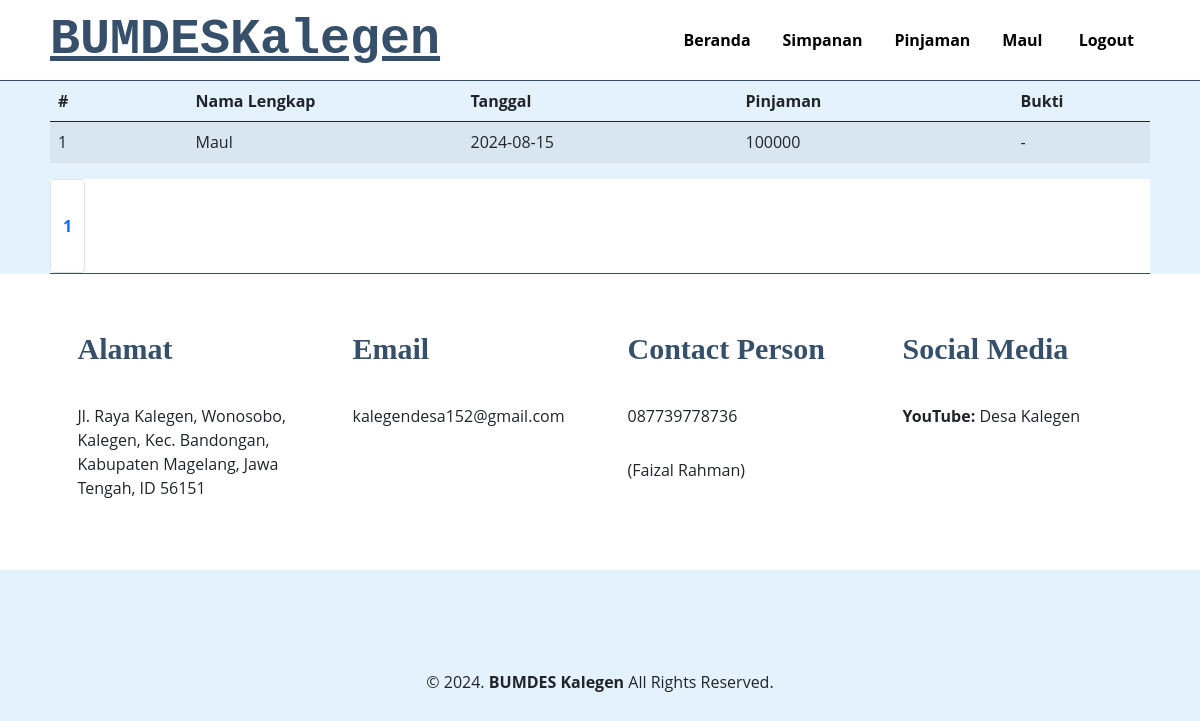
The app's page /pinjaman.php (signed in) with its own data.
### tables this page shows
CREATE TABLE `pinjam` (
  `id` int(11) NOT NULL,
  `nama_lengkap` varchar(225) NOT NULL,
  `Tanggal` date NOT NULL,
  `Pinjaman` int(11) NOT NULL,
  `Bukti` text NOT NULL
);

### pinjaman.php (the view, shortened to what this page needs)
<?php
include("inc_header_members.php");
include_once("inc/inc_koneksi.php");
?>
<?php
$nama_lengkap = isset($_SESSION['members_nama_lengkap']) ? $_SESSION['members_nama_lengkap'] : '';
?>
<table class="table table-striped">
    <thead>
        <tr>
            <th class="col-1">#</th>
            <th class="col-2">Nama Lengkap</th>
            <th class="col-2">Tanggal</th>
            <th class="col-2">Pinjaman</th>
            <th class="col-1">Bukti</th>
        </tr>
    </thead>
    <tbody>
        <?php
        $sqltambahan = "";
        if (!empty($nama_lengkap)) {
            $sqltambahan = " WHERE nama_lengkap = '" . $koneksi->real_escape_string($nama_lengkap) . "'";
        }
        $sql1 = "SELECT * FROM pinjam $sqltambahan";
        $per_halaman = 8;
        $page = isset($_GET['page']) ? (int)$_GET['page'] : 1;
        $mulai = ($page > 1) ? ($page * $per_halaman) - $per_halaman : 0;
        $q1 = mysqli_query($koneksi, $sql1);
        $total = mysqli_num_rows($q1);
        $pages = ceil($total / $per_halaman);
        $nomor = $mulai + 1;
        $sql1 = $sql1 . " ORDER BY nama_lengkap DESC LIMIT $mulai, $per_halaman";
        $q1 = mysqli_query($koneksi, $sql1);
        while ($r1 = mysqli_fetch_array($q1)) {
        ?>
            <tr>
                <td><?php echo $nomor++ ?></td>
                <td><?php echo htmlspecialchars($r1['nama_lengkap']) ?></td>
                <td><?php echo htmlspecialchars($r1['Tanggal']) ?></td>
                <td><?php echo htmlspecialchars($r1['Pinjaman']) ?></td>
                <td><?php echo strip_tags($r1['Bukti'], '<img><br>') ?></td>
            </tr>
        <?php
        }
        ?>
    </tbody>
</table>
<nav aria-label="Page navigation example">
    <ul class="pagination">
        <?php
        for ($i = 1; $i <= $pages; $i++) {
        ?>
            <li class="page-item">
                <a class="page-link" href="pinjam.php?page=<?php echo $i ?>"><?php echo $i ?></a>
            </li>
        <?php
        }
        ?>
    </ul>
</nav>
<?php include("inc_footer_tampilan.php") ?>

### css/style.css (style rules this page uses)
* { text-decoration: none; margin: 0; padding: 0; }
body { margin: 0; padding: 0; font-family: 'Open Sans', sans-serif; background-color: #e3f2fd; }
html { scroll-behavior: smooth; }
nav { width: 100%; margin: auto; display: flex; line-height: 80px; position: sticky; position: -webkit-sticky; top: 0; background: #FFFFFF; z-index: 1; border-bottom: 1px solid #364f6b; }
nav ul { list-style-type: none; margin: 0; padding: 0; overflow: hidden; }
nav ul li { float: left; }
nav ul li a { color: black; font-weight: bold; text-align: center; padding: 0px 16px; text-decoration: none; cursor: pointer; }
table { width: 600px; }
table td { padding: 5px; }

### records on screen
pinjam: nama_lengkap "Maul", Tanggal "2024-08-15", Pinjaman "100000", Bukti "-"

### other values on screen
$_SESSION['members_nama_lengkap'] "Maul"
